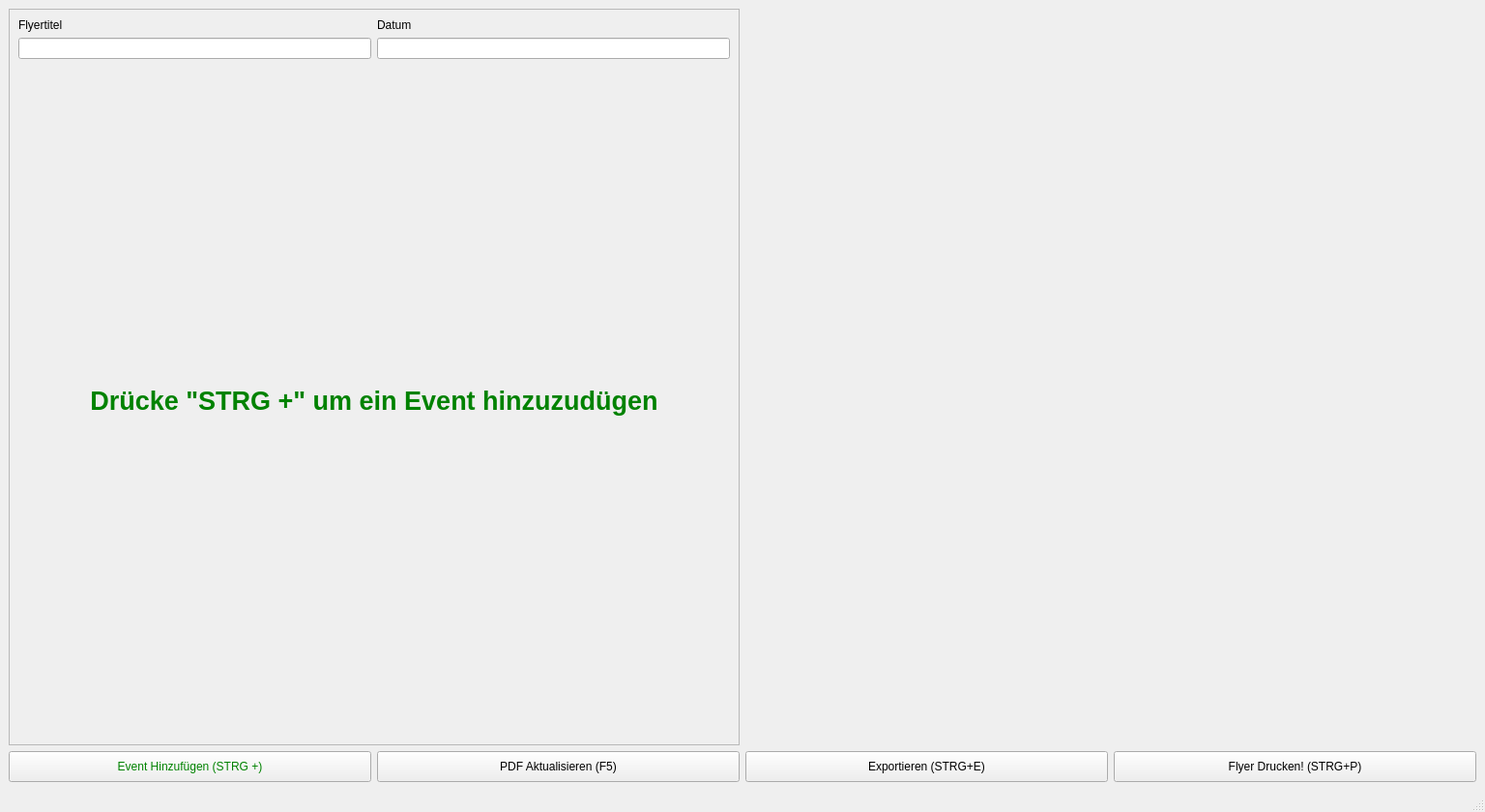
<?xml version="1.0" encoding="UTF-8"?>
<ui version="4.0">
 <class>MainWindow</class>
 <widget class="QMainWindow" name="MainWindow">
  <property name="geometry">
   <rect>
    <x>0</x>
    <y>0</y>
    <width>1536</width>
    <height>840</height>
   </rect>
  </property>
  <property name="minimumSize">
   <size>
    <width>800</width>
    <height>600</height>
   </size>
  </property>
  <property name="windowTitle">
   <string>MainWindow</string>
  </property>
  <widget class="QWidget" name="centralwidget">
   <layout class="QGridLayout" name="gridLayout" rowstretch="1,0">
    <item row="0" column="0">
     <layout class="QVBoxLayout" name="verticalLayout_2">
      <item>
       <widget class="QScrollArea" name="scrollArea">
        <property name="sizePolicy">
         <sizepolicy hsizetype="Preferred" vsizetype="Preferred">
          <horstretch>0</horstretch>
          <verstretch>0</verstretch>
         </sizepolicy>
        </property>
        <property name="widgetResizable">
         <bool>true</bool>
        </property>
        <widget class="QWidget" name="scrollAreaWidgetContents">
         <property name="geometry">
          <rect>
           <x>0</x>
           <y>0</y>
           <width>752</width>
           <height>733</height>
          </rect>
         </property>
         <layout class="QVBoxLayout" name="verticalLayout_3" stretch="0,1">
          <item>
           <layout class="QGridLayout" name="gridLayout_2">
            <item row="1" column="1">
             <widget class="QLineEdit" name="le_date"/>
            </item>
            <item row="1" column="0">
             <widget class="QLineEdit" name="le_title"/>
            </item>
            <item row="0" column="0">
             <widget class="QLabel" name="label">
              <property name="text">
               <string>Flyertitel</string>
              </property>
             </widget>
            </item>
            <item row="0" column="1">
             <widget class="QLabel" name="label_2">
              <property name="text">
               <string>Datum</string>
              </property>
             </widget>
            </item>
           </layout>
          </item>
          <item>
           <layout class="QVBoxLayout" name="vb_events">
            <property name="sizeConstraint">
             <enum>QLayout::SizeConstraint::SetDefaultConstraint</enum>
            </property>
            <item>
             <layout class="QHBoxLayout" name="vb_placeholder">
              <item>
               <widget class="QLabel" name="lbl_placeholder">
                <property name="enabled">
                 <bool>true</bool>
                </property>
                <property name="font">
                 <font>
                  <pointsize>20</pointsize>
                  <bold>true</bold>
                 </font>
                </property>
                <property name="autoFillBackground">
                 <bool>false</bool>
                </property>
                <property name="styleSheet">
                 <string notr="true">color: rgb(0, 130, 0);</string>
                </property>
                <property name="text">
                 <string>Drücke &quot;STRG +&quot; um ein Event hinzuzudügen</string>
                </property>
                <property name="alignment">
                 <set>Qt::AlignmentFlag::AlignCenter</set>
                </property>
               </widget>
              </item>
             </layout>
            </item>
           </layout>
          </item>
         </layout>
        </widget>
       </widget>
      </item>
     </layout>
    </item>
    <item row="1" column="0">
     <layout class="QHBoxLayout" name="horizontalLayout">
      <item>
       <widget class="QPushButton" name="btn_add_event">
        <property name="sizePolicy">
         <sizepolicy hsizetype="Minimum" vsizetype="Fixed">
          <horstretch>0</horstretch>
          <verstretch>0</verstretch>
         </sizepolicy>
        </property>
        <property name="minimumSize">
         <size>
          <width>0</width>
          <height>32</height>
         </size>
        </property>
        <property name="maximumSize">
         <size>
          <width>16000000</width>
          <height>16777215</height>
         </size>
        </property>
        <property name="styleSheet">
         <string notr="true">color: rgb(0, 130, 0);</string>
        </property>
        <property name="text">
         <string>Event Hinzufügen (STRG +)</string>
        </property>
       </widget>
      </item>
      <item>
       <widget class="QPushButton" name="btn_compile">
        <property name="sizePolicy">
         <sizepolicy hsizetype="Minimum" vsizetype="Fixed">
          <horstretch>0</horstretch>
          <verstretch>0</verstretch>
         </sizepolicy>
        </property>
        <property name="minimumSize">
         <size>
          <width>0</width>
          <height>32</height>
         </size>
        </property>
        <property name="maximumSize">
         <size>
          <width>16000000</width>
          <height>16777215</height>
         </size>
        </property>
        <property name="text">
         <string>PDF Aktualisieren (F5)</string>
        </property>
       </widget>
      </item>
     </layout>
    </item>
    <item row="0" column="1">
     <layout class="QVBoxLayout" name="verticalLayoutRight">
      <item>
       <widget class="QWidget" name="pdf_widget" native="true"/>
      </item>
     </layout>
    </item>
    <item row="1" column="1">
     <layout class="QHBoxLayout" name="horizontalLayout_2">
      <item>
       <layout class="QHBoxLayout" name="horizontalLayout_3">
        <item>
         <widget class="QPushButton" name="btn_export">
          <property name="sizePolicy">
           <sizepolicy hsizetype="Minimum" vsizetype="Fixed">
            <horstretch>0</horstretch>
            <verstretch>0</verstretch>
           </sizepolicy>
          </property>
          <property name="minimumSize">
           <size>
            <width>0</width>
            <height>32</height>
           </size>
          </property>
          <property name="text">
           <string>Exportieren (STRG+E)</string>
          </property>
         </widget>
        </item>
        <item>
         <widget class="QPushButton" name="btn_print">
          <property name="sizePolicy">
           <sizepolicy hsizetype="Minimum" vsizetype="Fixed">
            <horstretch>0</horstretch>
            <verstretch>0</verstretch>
           </sizepolicy>
          </property>
          <property name="minimumSize">
           <size>
            <width>0</width>
            <height>32</height>
           </size>
          </property>
          <property name="maximumSize">
           <size>
            <width>16000000</width>
            <height>16777215</height>
           </size>
          </property>
          <property name="text">
           <string>Flyer Drucken! (STRG+P)</string>
          </property>
         </widget>
        </item>
       </layout>
      </item>
     </layout>
    </item>
   </layout>
  </widget>
  <widget class="QMenuBar" name="menubar">
   <property name="geometry">
    <rect>
     <x>0</x>
     <y>0</y>
     <width>1536</width>
     <height>22</height>
    </rect>
   </property>
  </widget>
  <widget class="QStatusBar" name="statusbar"/>
 </widget>
 <resources/>
 <connections/>
</ui>
